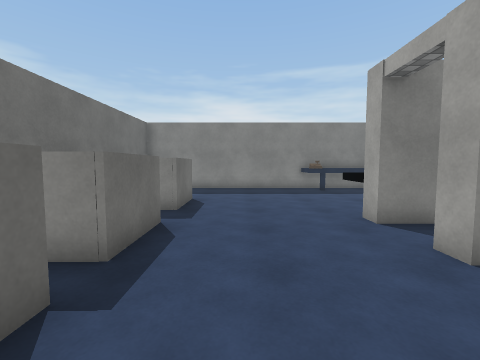
[1] (above)

16 first-person views from a walk through a Unity game level. The camera is 1.4 m above the floor, tilts 4° down and sees 90° across. The floor is counted in squares, 1 m on a side. Each view is taken from the middle of a square. On the plan, view 1 faces up. The plan holds only what a view shows up to about 13 squares ahead; the rest is blank. The place goes on beyond the plan. Some animated figures are left out. Surface patterns are stand-ins for the level's own textures.

[2]
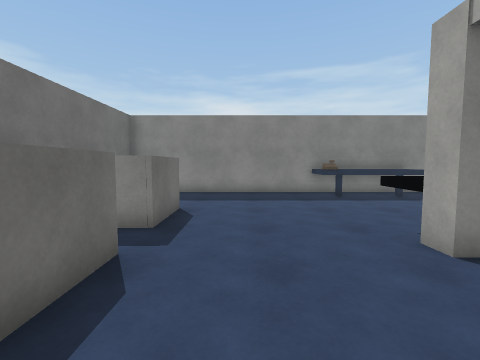

[3]
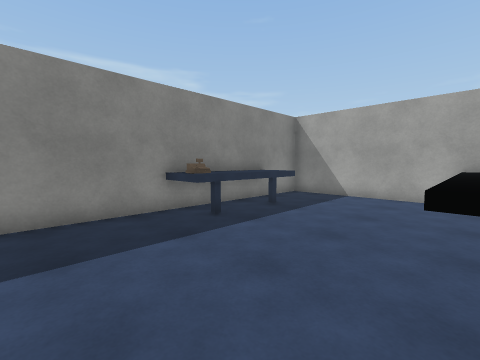

[4]
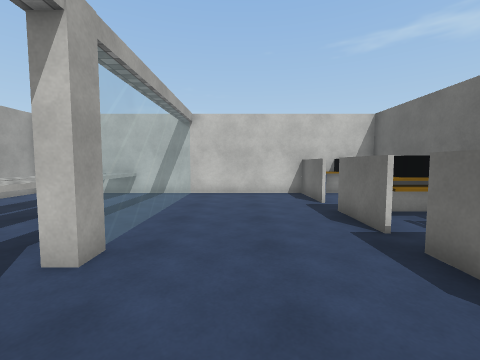

[5]
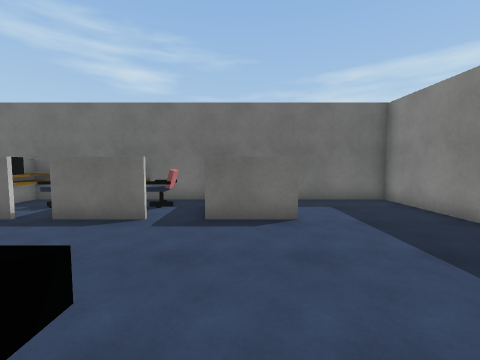

[6]
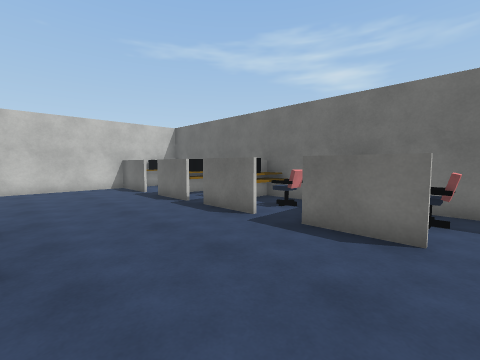

[7]
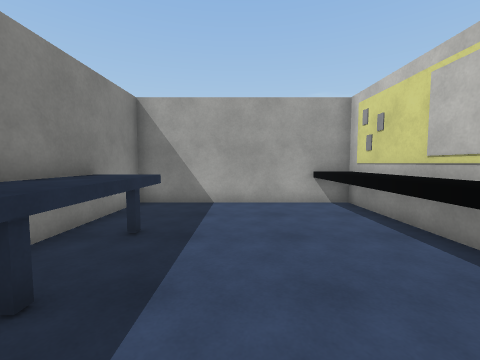

[8]
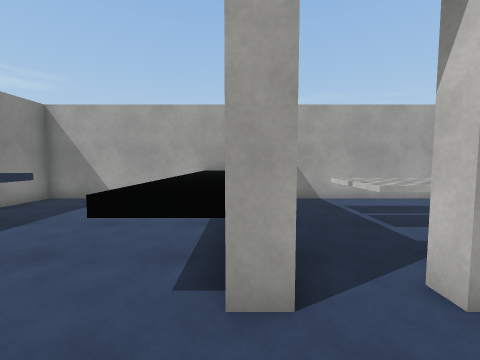

[9]
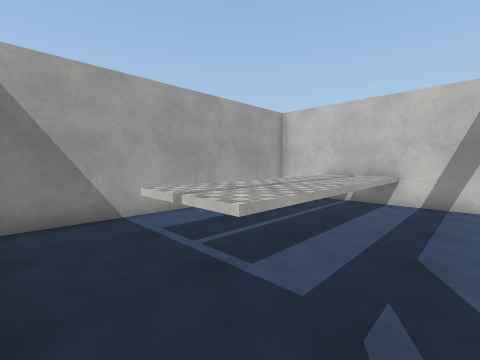

[10]
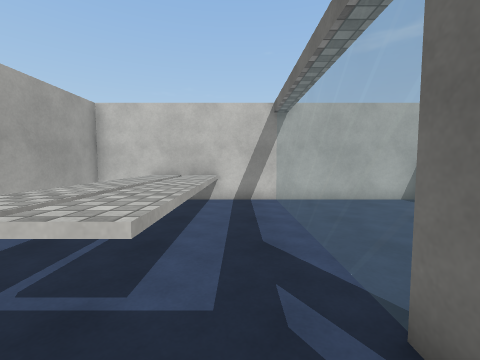

[11]
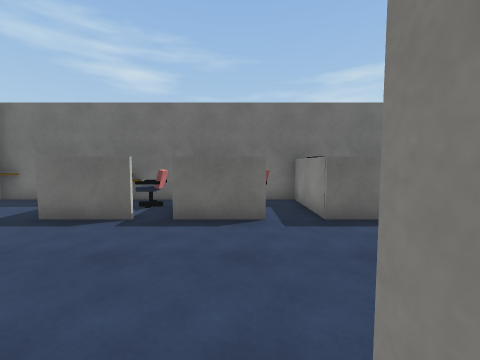

[12]
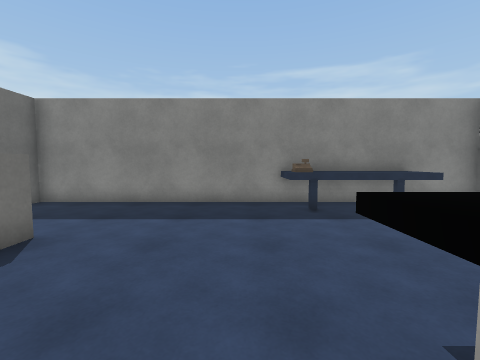

[13]
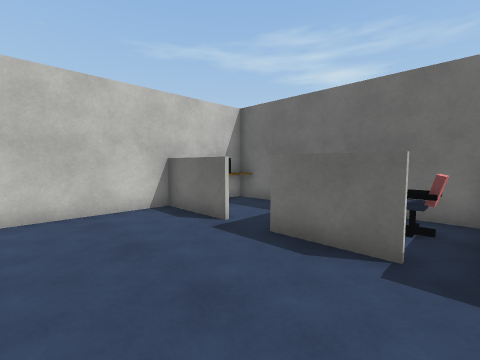

[14]
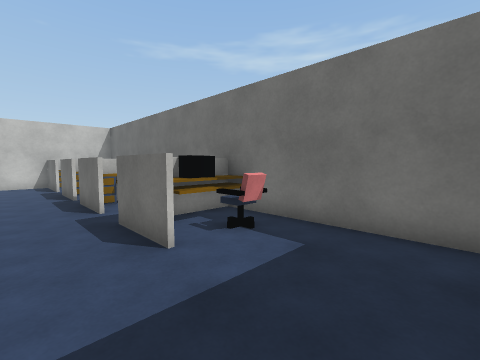

[15]
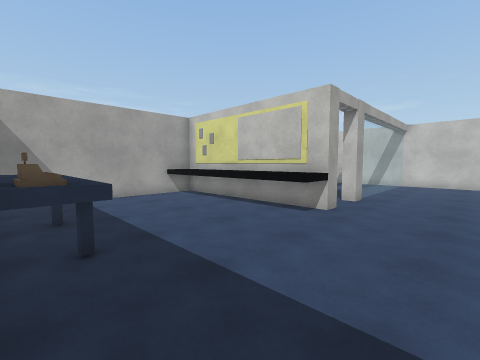

[16]
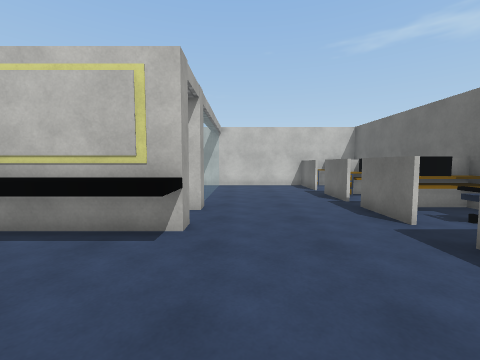

### Floor plan
Key: @ floor where view 1 was taken; # wall or solid block; . floor; = window, fence, low wall or low ledge; ^ raised ledge; O other object.
Columns run from 5 left of view 1 to 11 right of it. Each row starts with its distance up from view 1.
 14 #################
 13 #........OOOOO..#
 12 #........OOOOO..#
 11 #...............#
 10 #O..............#
  9 #OOO............#
  8 OOOO............#
  7 #OOO....^^^^^^^^#
  6 #OO.....#########
  5 #OOO............#
  4 OOOO............#
  3 #OOO....==.^^^..#
  2 #OOO....=..^^^..#
  1 OOOO....=..^^^..#
  0 ##OO.@..=..^^^..#
 -1 #.......=..^^^..#
 -2 #..#....=..^^^..#
 -3 #..#....=..^^^..#
 -4 ############^^###

Where each view was taken, in squares from view 1:
view 1: 0 up, 0 right, facing up
view 2: 2 up, 0 right, facing up
view 3: 7 up, 0 right, facing up-right
view 4: 7 up, 1 right, facing down
view 5: 8 up, 4 right, facing left
view 6: 10 up, 3 right, facing down-left
view 7: 10 up, 2 right, facing right
view 8: 6 up, 1 right, facing right
view 9: 5 up, 4 right, facing down-right
view 10: 5 up, 5 right, facing down
view 11: 5 up, 4 right, facing left
view 12: 5 up, 2 right, facing up
view 13: 3 up, 2 right, facing down-left
view 14: 13 up, 0 right, facing down-left
view 15: 13 up, 0 right, facing down-right
view 16: 11 up, 2 right, facing down
